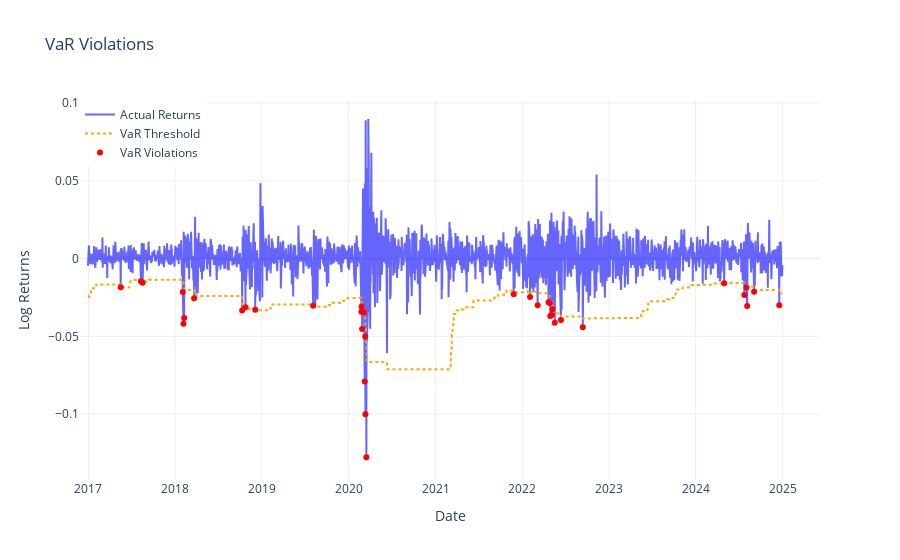

Notebook code for this chart:
### Code cell
# Visualisation
def plot_var_violations(df, var_col, return_col, title="VaR Violations"):
    df = df.dropna().copy()

    # Identify VaR violations
    df['exceedance'] = df[return_col] < df[var_col]

    fig = go.Figure()
    fig.add_trace(go.Scatter(x=df.index, y=df[return_col], mode='lines', 
                             name="Actual Returns", line=dict(color='blue'), opacity=0.6))
    fig.add_trace(go.Scatter(x=df.index, y=df[var_col], mode='lines', 
                             name="VaR Threshold", line=dict(color='orange', dash='dot')))
    fig.add_trace(go.Scatter(x=df.index[df['exceedance']], 
                             y=df[return_col][df['exceedance']], 
                             mode='markers', name="VaR Violations", 
                             marker=dict(color='red', size=6, symbol='circle')))
    fig.update_layout(title=title,
                      xaxis_title="Date",
                      yaxis_title="Log Returns",
                      legend=dict(x=0, y=1),
                      hovermode="x unified",
                      template="plotly_white")
    fig.show()

plot_var_violations(merged_df, var_col='VaR_99', return_col='log_returns')

### Figure 1 — Plotly figure (JSON) as saved in the notebook; plotly's stock layout.template omitted (floating-point values rounded to 4 significant figures; data arrays with more than 128 entries replaced by an {"elided": "..."} marker saying what was removed)
{"data": [{"line": {"color": "blue"}, "mode": "lines", "name": "Actual Returns", "opacity": 0.6, "type": "scatter", "x": {"elided": "2013 str values"}, "y": {"elided": "2013 float values"}}, {"line": {"color": "orange", "dash": "dot"}, "mode": "lines", "name": "VaR Threshold", "type": "scatter", "x": {"elided": "2013 str values"}, "y": {"elided": "2013 float values"}}, {"marker": {"color": "red", "size": 6, "symbol": "circle"}, "mode": "markers", "name": "VaR Violations", "type": "scatter", "x": ["2017-05-17T00:00:00", "2017-08-10T00:00:00", "2017-08-17T00:00:00", "2018-02-02T00:00:00", "2018-02-05T00:00:00", "2018-02-08T00:00:00", "2018-03-22T00:00:00", "2018-10-10T00:00:00", "2018-10-24T00:00:00", "2018-12-04T00:00:00", "2019-08-05T00:00:00", "2020-02-24T00:00:00", "2020-02-25T00:00:00", "2020-02-27T00:00:00", "2020-03-05T00:00:00", "2020-03-09T00:00:00", "2020-03-11T00:00:00", "2020-03-12T00:00:00", "2020-03-16T00:00:00", "2021-11-26T00:00:00", "2022-02-03T00:00:00", "2022-03-07T00:00:00", "2022-04-22T00:00:00", "2022-04-26T00:00:00", "2022-04-29T00:00:00", "2022-05-05T00:00:00", "2022-05-09T00:00:00", "2022-05-18T00:00:00", "2022-06-13T00:00:00", "2022-09-13T00:00:00", "2024-04-30T00:00:00", "2024-07-24T00:00:00", "2024-08-02T00:00:00", "2024-08-05T00:00:00", "2024-09-03T00:00:00", "2024-12-18T00:00:00"], "y": [-0.01835, -0.01458, -0.01556, -0.02144, -0.04184, -0.03826, -0.02548, -0.03342, -0.03135, -0.0329, -0.03023, -0.03409, -0.03075, -0.04517, -0.03451, -0.07901, -0.0501, -0.09994, -0.1277, -0.02299, -0.02469, -0.02996, -0.02813, -0.02855, -0.03696, -0.0363, -0.03256, -0.04123, -0.03954, -0.0442, -0.01586, -0.02342, -0.01855, -0.03043, -0.02138, -0.02994]}], "layout": {"hovermode": "x unified", "legend": {"x": 0, "y": 1}, "title": {"text": "VaR Violations"}, "xaxis": {"title": {"text": "Date"}}, "yaxis": {"title": {"text": "Log Returns"}}}}
